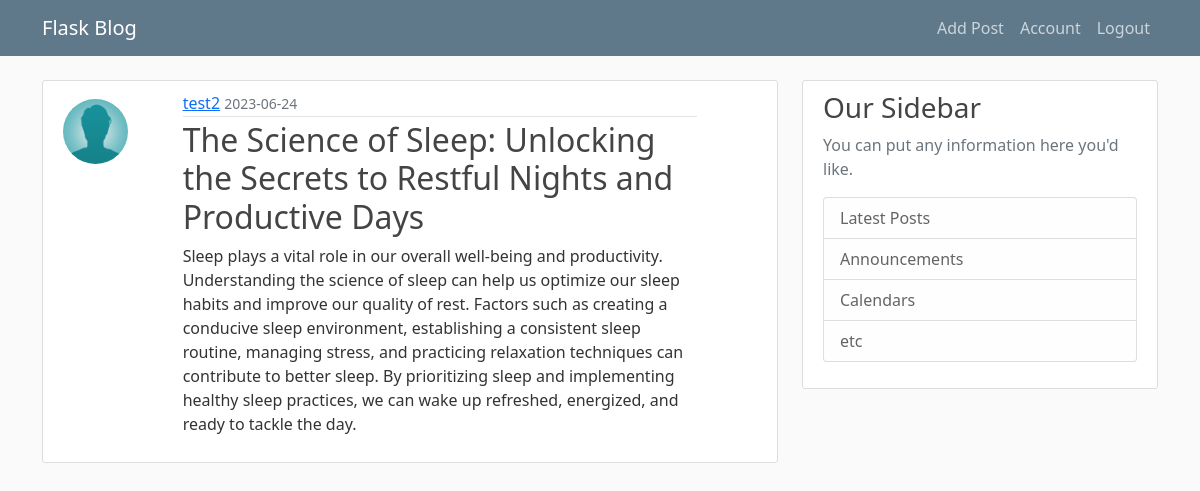
The app's page /post/21 (signed in) with its own data.
### on_blog/models.py (models this page shows, shortened)
class User(db.Model, UserMixin):
    id = db.Column(db.Integer, primary_key=True)
    username = db.Column(db.String(20), unique=True, nullable=False)
    email = db.Column(db.String(100), unique=True, nullable=False)
    image_file = db.Column(db.String(20), nullable=False, default='default.jpeg')
    password = db.Column(db.String(60), nullable = False)
    posts = db.relationship("Post", backref = "author", lazy = True)

class Post(db.Model):
    id = db.Column(db.Integer, primary_key=True)
    title = db.Column(db.String(100), nullable=False)
    time = db.Column(db.DateTime, nullable = False, default = datetime.utcnow)
    content = db.Column(db.Text, nullable = False)
    user_id = db.Column(db.Integer, db.ForeignKey('user.id'), nullable = False)

### on_blog/posts/routes.py (the view)
@posts.route('/post/<int:post_id>')
@login_required
def post(post_id):
    post = Post.query.get_or_404(post_id)
    return render_template('post.html', post=post)

### on_blog/models.py (called while the page is built)
@login_manager.user_loader
def load_user(user_id):
    return User.query.get(int(user_id))

### on_blog/templates/post.html (shortened to what this page needs)
{% extends "layout.html" %}
{% block content %}
<article class="content-section">
    <div class="row">
        <div class='col-sm-4 col-lg-2'>
            <img class="rounded-circle article-img align-items-start mt-2"
                 src="{{ url_for('static', filename='profile_pics/' + post.author.image_file) }}">
        </div>
        <div class='col-sm-8 col-lg-9'>
            <div class="media-body">
                <div class="article-metadata">
                    <a class="mr-2" href="{{url_for('posts.user_posts', username=post.author.username)}}">{{ post.author.username }}</a>
                    <small class="text-muted">{{ post.time.strftime('%Y-%m-%d') }}</small>
                </div>
                <h2 class="article-title">{{ post.title }}</a></h2>
                <p class="article-content">{{ post.content }}</p>
            </div>
        </div>
    </div>
</article>
{% endblock content %}

### on_blog/static/main.css (style rules this page uses)
body { background: #fafafa; color: #333333; margin-top: 5rem; }
h1, h2, h3, h4, h5, h6 { color: #444444; }
.content-section { background: #ffffff; padding: 10px 20px; border: 1px solid #dddddd; border-radius: 3px; margin-bottom: 20px; }
.article-title { color: #444444; }
.article-content { white-space: pre-line; }
.article-img { height: 65px; width: 65px; margin-right: 16px; }
.article-metadata { padding-bottom: 1px; margin-bottom: 4px; border-bottom: 1px solid #e3e3e3 }

### records on screen
User: image_file (placeholder picture), author.username "test2"
Post: time "2023-06-24", title "The Science of Sleep: Unlocking the Secrets to Restful Nights and Productive Days", content "Sleep plays a vital role in our overall well-being and productivity. Understanding the science of sleep can help us optimize our sleep habits and improve our quality of rest. Factors such as creating a conducive sleep environment, establishing a consistent sleep routine, managing stress, and practicing relaxation techniques can contribute to better sleep. By prioritizing sleep and implementing healthy sleep practices, we can wake up refreshed, energized, and ready to tackle the day."
